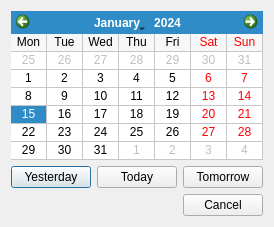
<?xml version="1.0" encoding="UTF-8"?>
<ui version="4.0">
 <class>CCalendar</class>
 <widget class="QDialog" name="CCalendar">
  <property name="geometry">
   <rect>
    <x>0</x>
    <y>0</y>
    <width>273</width>
    <height>188</height>
   </rect>
  </property>
  <property name="windowTitle">
   <string>Calendar</string>
  </property>
  <layout class="QVBoxLayout" name="pLayout">
   <item>
    <widget class="QCalendarWidget" name="pCalendarWidget">
     <property name="firstDayOfWeek">
      <enum>Qt::Monday</enum>
     </property>
     <property name="gridVisible">
      <bool>true</bool>
     </property>
     <property name="horizontalHeaderFormat">
      <enum>QCalendarWidget::ShortDayNames</enum>
     </property>
     <property name="verticalHeaderFormat">
      <enum>QCalendarWidget::NoVerticalHeader</enum>
     </property>
     <property name="dateEditEnabled">
      <bool>false</bool>
     </property>
    </widget>
   </item>
   <item>
    <layout class="QHBoxLayout" name="horizontalLayout">
     <item>
      <widget class="QPushButton" name="pPBYesterday">
       <property name="text">
        <string>Yesterday</string>
       </property>
      </widget>
     </item>
     <item>
      <widget class="QPushButton" name="pPBToday">
       <property name="text">
        <string>Today</string>
       </property>
      </widget>
     </item>
     <item>
      <widget class="QPushButton" name="pPBTomorrow">
       <property name="text">
        <string>Tomorrow</string>
       </property>
      </widget>
     </item>
    </layout>
   </item>
   <item>
    <widget class="QDialogButtonBox" name="buttonBox">
     <property name="standardButtons">
      <set>QDialogButtonBox::Cancel</set>
     </property>
    </widget>
   </item>
  </layout>
 </widget>
 <tabstops>
  <tabstop>pCalendarWidget</tabstop>
  <tabstop>pPBToday</tabstop>
  <tabstop>pPBTomorrow</tabstop>
  <tabstop>pPBYesterday</tabstop>
 </tabstops>
 <resources/>
 <connections>
  <connection>
   <sender>buttonBox</sender>
   <signal>rejected()</signal>
   <receiver>CCalendar</receiver>
   <slot>reject()</slot>
   <hints>
    <hint type="sourcelabel">
     <x>217</x>
     <y>170</y>
    </hint>
    <hint type="destinationlabel">
     <x>271</x>
     <y>151</y>
    </hint>
   </hints>
  </connection>
 </connections>
</ui>
